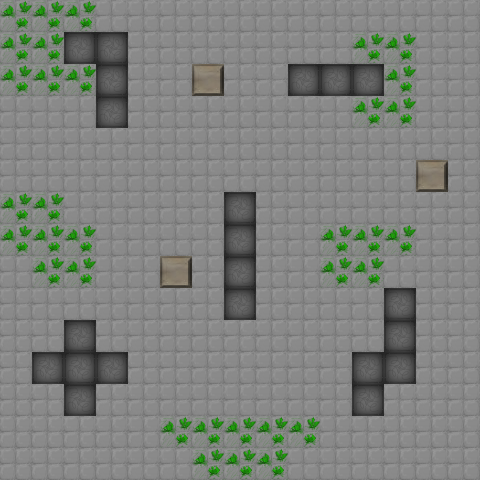

Rendered tile map (Tiled .tmx) drawn with the repository's tilesets; below, a short description and the map source with its tile grids summarised:
An orthogonal 15x15 tile map with 32x32 px tiles, 4 tile layers (floor_layer, wall_layer, grass_layer, pushable_layer).

<map version="1.5" tiledversion="1.7.2" orientation="orthogonal" renderorder="right-down" width="15" height="15" tilewidth="32" tileheight="32" infinite="0" nextlayerid="5" nextobjectid="1">
 <editorsettings>
  <export target="map2.json" format="json" />
 </editorsettings>
 <tileset firstgid="1" name="floortilecollection" tilewidth="32" tileheight="32" tilecount="64" columns="0">
  <grid orientation="orthogonal" width="1" height="1" />
  <tile id="1">
   <image width="32" height="32" source="map_tiles/floortileset-1.png" />
  </tile>
  <tile id="2">
   <image width="32" height="32" source="map_tiles/floortileset-2.png.png" />
  </tile>
  <tile id="3">
   <image width="32" height="32" source="map_tiles/floortileset-3.png.png" />
  </tile>
  <tile id="4">
   <image width="32" height="32" source="map_tiles/floortileset-4.png.png" />
  </tile>
  <tile id="5">
   <image width="32" height="32" source="map_tiles/floortileset-5.png.png" />
  </tile>
  <tile id="6">
   <image width="32" height="32" source="map_tiles/floortileset-6.png.png" />
  </tile>
  <tile id="7">
   <image width="32" height="32" source="map_tiles/floortileset-7.png.png" />
  </tile>
  <tile id="8">
   <image width="32" height="32" source="map_tiles/floortileset-8.png.png" />
  </tile>
  <tile id="9">
   <image width="32" height="32" source="map_tiles/floortileset-9.png.png" />
  </tile>
  <tile id="10">
   <image width="32" height="32" source="map_tiles/floortileset-10.png.png" />
  </tile>
  <tile id="11">
   <image width="32" height="32" source="map_tiles/floortileset-11.png.png" />
  </tile>
  <tile id="12">
   <image width="32" height="32" source="map_tiles/floortileset-12.png.png" />
  </tile>
  <tile id="13">
   <image width="32" height="32" source="map_tiles/floortileset-13.png.png" />
  </tile>
  <tile id="14">
   <image width="32" height="32" source="map_tiles/floortileset-14.png.png" />
  </tile>
  <tile id="15">
   <image width="32" height="32" source="map_tiles/floortileset-15.png.png" />
  </tile>
  <tile id="16">
   <image width="32" height="32" source="map_tiles/floortileset-16.png.png" />
  </tile>
  <tile id="17">
   <image width="32" height="32" source="map_tiles/floortileset-17.png.png" />
  </tile>
  <tile id="18">
   <image width="32" height="32" source="map_tiles/floortileset-18.png.png" />
  </tile>
  <tile id="19">
   <image width="32" height="32" source="map_tiles/floortileset-19.png.png" />
  </tile>
  <tile id="20">
   <image width="32" height="32" source="map_tiles/floortileset-20.png.png" />
  </tile>
  <tile id="21">
   <image width="32" height="32" source="map_tiles/floortileset-21.png.png" />
  </tile>
  <tile id="22">
   <image width="32" height="32" source="map_tiles/floortileset-22.png.png" />
  </tile>
  <tile id="23">
   <image width="32" height="32" source="map_tiles/floortileset-23.png.png" />
  </tile>
  <tile id="24">
   <image width="32" height="32" source="map_tiles/floortileset-24.png.png" />
  </tile>
  <tile id="25">
   <image width="32" height="32" source="map_tiles/floortileset-25.png.png" />
  </tile>
  <tile id="26">
   <image width="32" height="32" source="map_tiles/floortileset-26.png.png" />
  </tile>
  <tile id="27">
   <image width="32" height="32" source="map_tiles/floortileset-27.png.png" />
  </tile>
  <tile id="28">
   <image width="32" height="32" source="map_tiles/floortileset-28.png.png" />
  </tile>
  <tile id="29">
   <image width="32" height="32" source="map_tiles/floortileset-29.png.png" />
  </tile>
  <tile id="30">
   <image width="32" height="32" source="map_tiles/floortileset-30.png.png" />
  </tile>
  <tile id="31">
   <image width="32" height="32" source="map_tiles/floortileset-31.png.png" />
  </tile>
  <tile id="32">
   <image width="32" height="32" source="map_tiles/floortileset-32.png.png" />
  </tile>
  <tile id="33">
   <image width="32" height="32" source="map_tiles/floortileset-33.png.png" />
  </tile>
  <tile id="34">
   <image width="32" height="32" source="map_tiles/floortileset-34.png.png" />
  </tile>
  <tile id="35">
   <image width="32" height="32" source="map_tiles/floortileset-35.png.png" />
  </tile>
  <tile id="36">
   <image width="32" height="32" source="map_tiles/floortileset-36.png.png" />
  </tile>
  <tile id="37">
   <image width="32" height="32" source="map_tiles/floortileset-37.png.png" />
  </tile>
  <tile id="38">
   <image width="32" height="32" source="map_tiles/floortileset-38.png.png" />
  </tile>
  <tile id="39">
   <image width="32" height="32" source="map_tiles/floortileset-39.png.png" />
  </tile>
  <tile id="40">
   <image width="32" height="32" source="map_tiles/floortileset-40.png.png" />
  </tile>
  <tile id="41">
   <image width="32" height="32" source="map_tiles/floortileset-41.png.png" />
  </tile>
  <tile id="42">
   <image width="32" height="32" source="map_tiles/floortileset-42.png.png" />
  </tile>
  <tile id="43">
   <image width="32" height="32" source="map_tiles/floortileset-43.png.png" />
  </tile>
  <tile id="44">
   <image width="32" height="32" source="map_tiles/floortileset-44.png.png" />
  </tile>
  <tile id="45">
   <image width="32" height="32" source="map_tiles/floortileset-45.png.png" />
  </tile>
  <tile id="46">
   <image width="32" height="32" source="map_tiles/floortileset-46.png.png" />
  </tile>
  <tile id="47">
   <image width="32" height="32" source="map_tiles/floortileset-47.png.png" />
  </tile>
  <tile id="48">
   <image width="32" height="32" source="map_tiles/floortileset-48.png.png" />
  </tile>
  <tile id="49">
   <image width="32" height="32" source="map_tiles/floortileset-49.png.png" />
  </tile>
  <tile id="50">
   <image width="32" height="32" source="map_tiles/floortileset-50.png.png" />
  </tile>
  <tile id="51">
   <image width="32" height="32" source="map_tiles/floortileset-51.png.png" />
  </tile>
  <tile id="52">
   <image width="32" height="32" source="map_tiles/floortileset-52.png.png" />
  </tile>
  <tile id="53">
   <image width="32" height="32" source="map_tiles/floortileset-53.png.png" />
  </tile>
  <tile id="54">
   <image width="32" height="32" source="map_tiles/floortileset-54.png.png" />
  </tile>
  <tile id="55">
   <image width="32" height="32" source="map_tiles/floortileset-55.png.png" />
  </tile>
  <tile id="56">
   <image width="32" height="32" source="map_tiles/floortileset-56.png.png" />
  </tile>
  <tile id="57">
   <image width="32" height="32" source="map_tiles/floortileset-57.png.png" />
  </tile>
  <tile id="58">
   <image width="32" height="32" source="map_tiles/floortileset-58.png.png" />
  </tile>
  <tile id="59">
   <image width="32" height="32" source="map_tiles/floortileset-59.png.png" />
  </tile>
  <tile id="60">
   <image width="32" height="32" source="map_tiles/floortileset-60.png.png" />
  </tile>
  <tile id="61">
   <image width="32" height="32" source="map_tiles/floortileset-61.png.png" />
  </tile>
  <tile id="62">
   <image width="32" height="32" source="map_tiles/floortileset-62.png.png" />
  </tile>
  <tile id="63">
   <image width="32" height="32" source="map_tiles/floortileset-63.png.png" />
  </tile>
  <tile id="64">
   <image width="32" height="32" source="map_tiles/floortileset-64.png.png" />
  </tile>
 </tileset>
 <layer id="1" name="floor_layer" width="15" height="15">
  <data>[225 cells, 204 non-empty, 1 distinct tile ids]</data>
 </layer>
 <layer id="2" name="wall_layer" width="15" height="15">
  <data>[225 cells, 21 non-empty, 1 distinct tile ids]</data>
 </layer>
 <layer id="3" name="grass_layer" width="15" height="15">
  <data>[225 cells, 33 non-empty, 1 distinct tile ids]</data>
 </layer>
 <layer id="4" name="pushable_layer" width="15" height="15">
  <data>[225 cells, 3 non-empty, 1 distinct tile ids]</data>
 </layer>
</map>